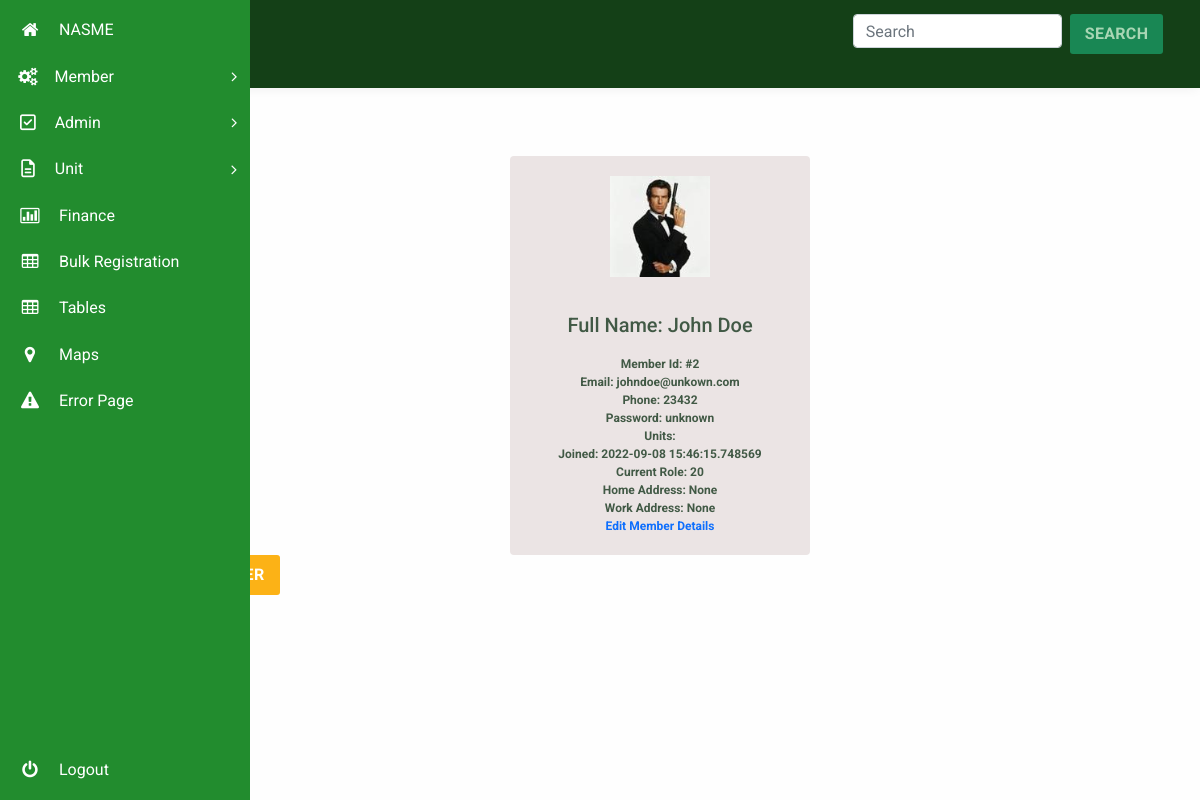
The app's page /admin/manage/2 (signed in), older data.
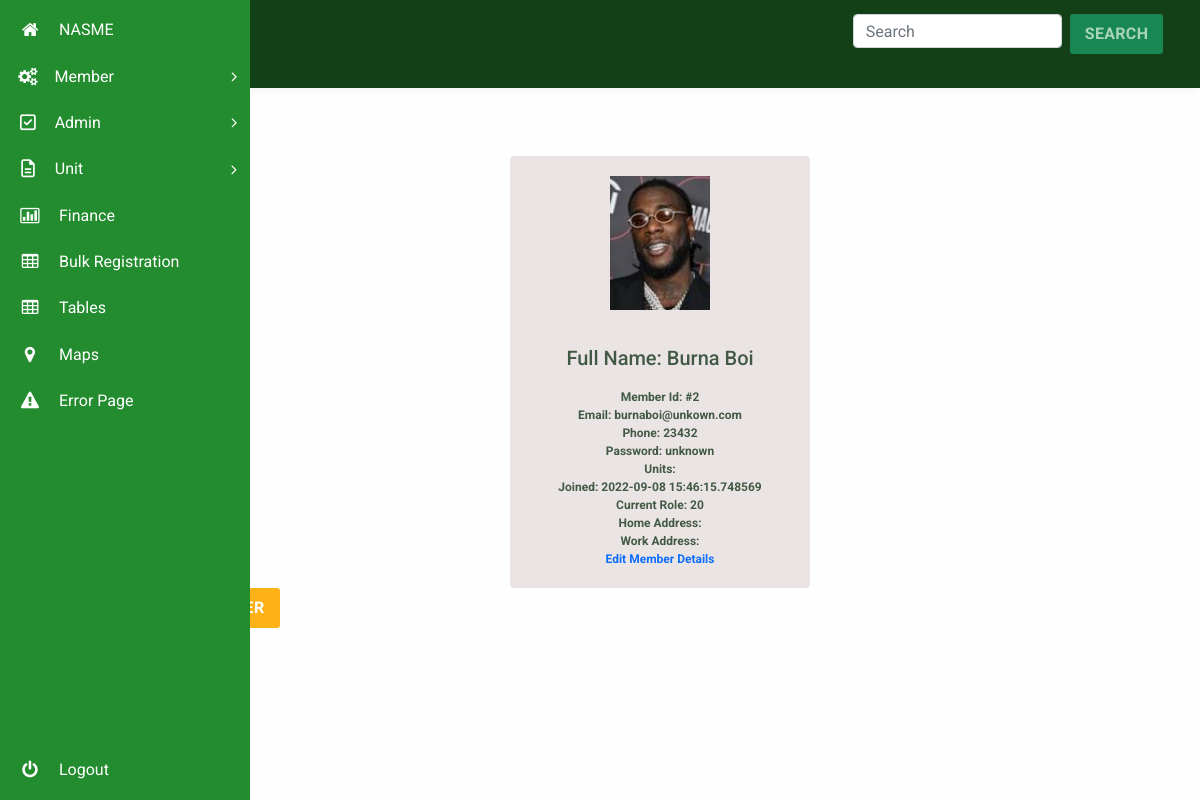
The same page, newer data.
### membership/models.py (models this page shows, shortened)
class User(db.Model, UserMixin):
  id = db.Column(db.Integer, primary_key=True)
  units = db.relationship("Unit", secondary=user_unit, backref="unit_members", lazy="dynamic")
  username = db.Column(db.String(20), unique=True, nullable=False)
  email = db.Column(db.String(120), unique=True, nullable=False)
  phone = db.Column(db.String(60), unique=True, nullable=False, default="")
  password = db.Column(db.String(60), nullable=False, default="~~~~~~~")
  image_file = db.Column(db.String(20), nullable=False, default='default.jpg')
  date_registered = db.Column(db.DateTime, nullable=False, default=datetime.utcnow)
  role = db.Column(db.String(6), nullable=False, default="USER")
  _is_superadmin = db.Column("is_superadmin", db.Boolean, nullable=False, default=False)
  current_salary = db.Column(db.String(60))
  occupation = db.Column(db.String(60))
  experience = db.Column(db.String(60))
  date_of_birth = db.Column(db.String(), nullable=False, default=datetime.utcnow)
  home_address = db.Column(db.String())
  work_address = db.Column(db.String())
  @property
  def is_superadmin(self):
      return self._is_superadmin
  @is_superadmin.setter
  def is_superadmin(self, s):
    if type(s) == type(str()):
      if s.lower() == "true":
        self._is_superadmin = True
      elif s.lower() == "false":
        self._is_superadmin = False
    else:
      self._is_superadmin = s

### membership/routes.py (the view)
@app.route('/admin/manage/<int:member_id>')
@login_required
def view_member(member_id):
  if current_user.role == "ADMIN":
    member = User.query.get_or_404(member_id)
    return render_template('profile.html', member=member)
  else:
    return redirect(url_for('home'))

### membership/models.py (called while the page is built)
@login_manager.user_loader
def load_user(user_id):
    return User.query.get(int(user_id))

### membership/templates/profile.html (shortened to what this page needs)
{% extends "dashboard_layout.html" %}
{% block content %}
<section class="wrapper scrollable">
	<nav class="user-menu">
	</nav>
	<br>
	<br>
	<div class="bedd">
		<div >
			<img src="/static/profile_pics/{{ member.image_file }}" alt="image" width="100px">
		</div>
		<br>
		<br>
		<div>
			<h5>Full Name: {{ member.username }}</h5>
		</div>
		<br>
		<div>
			<p>Member Id: #{{ member.id }}</p>
		</div>
		<div>
			<p>Email: {{ member.email }}</p>
		</div>
		<div>
			<p>Phone: {{ member.phone }}</p>
		</div>
		<div>
			<p>Password: {{ member.password }}</p>
		</div>
		<div>
			<p>Units:
			</p>
		</div>
		<div>
			<p>Joined: {{ member.date_registered }}</p>
		</div>
		<div>
			<p>Current Role: {{ member.occupation }}</p>
		</div>
		<div>
			<p>Home Address: {{ member.home_address }}</p>
		</div>
		<div>
			<p>Work Address: {{ member.work_address }}</p>
		</div>
		<div>
			<p><a href="{{ url_for('edit_member', member_id=member.id) }}">Edit Member Details</a></p>
		</div>
	</div>
</button> &nbsp;&nbsp; <button type="button" class="btn btn-danger" data-toggle="modal" data-target="#verifydeletemodal">Delete User</button></td>
</section>
{% endblock content %}

### membership/templates/dashboard_layout.html (shortened to what this page needs)
<!DOCTYPE html>
<head>
<link rel="stylesheet" href="{{ url_for('static', filename='css/bootstrap.css') }}">
<link href="https://cdn.jsdelivr.net/npm/bootstrap@5.0.2/dist/css/bootstrap.min.css" rel="stylesheet">
<link rel="stylesheet" type='text/css' href="{{ url_for('static', filename='css/style.css') }}">
<link rel="stylesheet" type='text/css' href="{{ url_for('static', filename='css/font.css') }}">
<link rel="stylesheet" type='text/css' href="{{ url_for('static', filename='css/font-awesome.css') }}">
<link rel="stylesheet" type='text/css' href="{{ url_for('static', filename='css/morris.css') }}">
</head>
<body>
    {% if current_user.is_authenticated %}
      {% if current_user.role == "USER" %}
        <a  href="{{ url_for('home') }}">Home</a>
      {% else %}
        <a  href="{{ url_for('admin') }}">Home</a>
      {% endif %}
      <a  href="{{ url_for('account') }}">Account</a>
      <a href="{{ url_for('logout') }}">Logout</a>
    {% else %}
      <a href="{{ url_for('login') }}">User Login</a>
      <a style="margin-left:400px;" href="{{ url_for('admin_login') }}">Admin Login</a>
    {% endif %}
    <body class="dashboard-page">
  <nav class="main-menu ">
    <ul>
      <li>
        <a href="{{ url_for('dashboard') }}">
          <i class="fa fa-home nav_icon"></i>
          <span class="nav-text">
          NASME
          </span>
        </a>
      </li>
      <li class="has-subnav">
        <a href="javascript:;">
        <i class="fa fa-cogs" aria-hidden="true"></i>
        <span class="nav-text">
          Member
        </span>
        <i class="icon-angle-right"></i>
        </a>
      </li>
      {% if current_user.is_superadmin %}
        <li class="has-subnav">
          <a href="javascript:;">
          <i class="fa fa-check-square-o nav_icon"></i>
          <span class="nav-text">
          Admin
          </span>
          <i class="icon-angle-right"></i>
          </a>
        </li>
      {% endif %}
      <li class="has-subnav">
        <a href="javascript:;">
          <i class="fa fa-file-text-o nav_icon"></i>
            <span class="nav-text">Unit</span>
          <i class="icon-angle-right"></i>
        </a>
      </li>
      <li>
        <a href="finance.html" target="_blank">
          <i class="fa fa-bar-chart nav_icon"></i>
          <span class="nav-text">
            Finance
          </span>
        </a>
      </li>
      <li>
        <a href="{{ url_for('register_bulk') }}">
          <i class="icon-table nav-icon"></i>
          <span class="nav-text">
          Bulk Registration
          </span>
        </a>
      </li>
      <li>
        <a href="tables.html">
          <i class="icon-table nav-icon"></i>
          <span class="nav-text">
          Tables
          </span>
        </a>
      </li>
      <li>
        <a href="maps.html">
          <i class="fa fa-map-marker" aria-hidden="true"></i>
          <span class="nav-text">
          Maps
          </span>
        </a>
      </li>
      <li>
        <a href="error.html">
          <i class="fa fa-exclamation-triangle" aria-hidden="true"></i>
          <span class="nav-text">
          Error Page
          </span>
        </a>
      </li>
    </ul>
    <ul class="logout">
      <li>
      <a href="{{ url_for('logout') }}">
      <i class="icon-off nav-icon"></i>
      <span class="nav-text">
      Logout
      </span>
      </a>
      </li>
    </ul>
  </nav>
  <section class="wrapper scrollable">
    <nav class="user-menu">
    </nav>
    <section class="title-bar">
      <div class="ric" >
        <nav class="navbar navbar-expand-lg navbar-light bg-" >
          <div class="container-fluid">
            <a class="navbar-brand" id="greeny"><img src="{{ url_for('static', filename='images/NASME.png')}}" alt="" width="60px" /></a>
            <form class="d-flex">
            <input class="form-control me-2" type="search" placeholder="Search" aria-label="Search">
            <button class="btn btn-success" type="submit" style="color: #A8D6B4;">Search</button>
            </form>
          </div>
          </nav>
      </div>
    </section>
    {% block content %}{% endblock %}
    <br>
    <br>
    </section>
</body>

Row changes from the older to the newer data that the page shows:
changed User "unknown": image_file: a different picture; username "John Doe" → "Burna Boi"; email "johndoe@unkown.com" → "burnaboi@unkown.com"; home_address "None" → (not shown); work_address "None" → (not shown)
